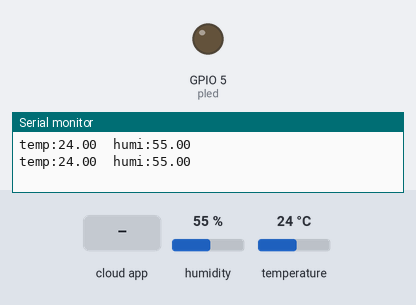
Simulated run of this sketch. Board: ESP32. Parts: output pins drawn as LEDs (lit = HIGH), the last lines printed to the serial monitor. Inputs (shaded band) come from the test bench; at power-on: humidity 55 %, temperature 24 °C. WiFi joins after 1.5 s; servers stay silent unless stated.

Above: at 2.7 s.
2.8 s: the phone or cloud app sets led to 1
At 4.7 s:
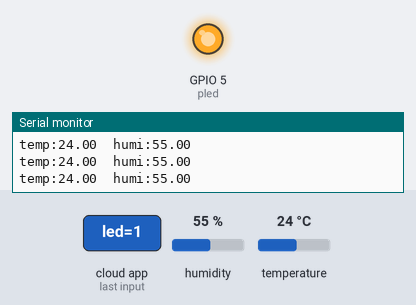
5.0 s: the phone or cloud app sets led to 0
At 6.9 s:
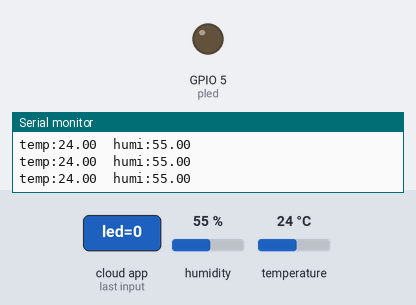
Timing chart, 0 to 8.4 s (numbered marks = the images above; inputs shaded):
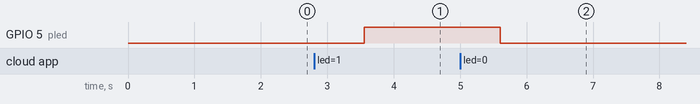

Measured:
- after the input at 2.8 s, GPIO 5 (pled): LOW → HIGH after 0.75 s
- after the input at 5.0 s, GPIO 5 (pled): HIGH → LOW after 0.61 s

The sketch:

TestApp_oct14a.ino
```cpp
#include "arduino_secrets.h"
/*
  Sketch generated by the Arduino IoT Cloud Thing "Untitled 2"
  https://create.arduino.cc/cloud/things/fd82c6be-aa19-4bf6-9e34-3d288e56f33d

  Arduino IoT Cloud Variables description

  The following variables are automatically generated and updated when changes are made to the Thing

  CloudLight led;
  CloudTemperatureSensor tempreture;
  CloudRelativeHumidity humidity;

  Variables which are marked as READ/WRITE in the Cloud Thing will also have functions
  which are called when their values are changed from the Dashboard.
  These functions are generated with the Thing and added at the end of this sketch.
*/

#include "thingProperties.h"

#include <DFRobot_DHT11.h>
DFRobot_DHT11 DHT;
#define DHT11_PIN 15


int pled = 5;
void setup() {
  // Initialize serial and wait for port to open:
  Serial.begin(9600);
  pinMode(pled,OUTPUT);
  // This delay gives the chance to wait for a Serial Monitor without blocking if none is found
  delay(1500);

  // Defined in thingProperties.h
  initProperties();

  // Connect to Arduino IoT Cloud
  ArduinoCloud.begin(ArduinoIoTPreferredConnection);

  /*
     The following function allows you to obtain more information
     related to the state of network and IoT Cloud connection and errors
     the higher number the more granular information you’ll get.
     The default is 0 (only errors).
     Maximum is 4
 */
  setDebugMessageLevel(2);
  ArduinoCloud.printDebugInfo();
}

void loop() {
  ArduinoCloud.update();
  // Your code here
  onTemperaturChange();
  onLedChange();
}


void onTemperaturChange()  {

  DHT.read(DHT11_PIN);
  Serial.print("temp:");
  tempreture = DHT.temperature;
  Serial.print(tempreture);
  Serial.print("  humi:");
  humidity = DHT.humidity;
  Serial.println(humidity);
  delay(1000);

}
/*
  Since Led is READ_WRITE variable, onLedChange() is
  executed every time a new value is received from IoT Cloud.
*/
void onLedChange()  {
  // Add your code here to act upon Led change
  if (led == 1)
  {
    digitalWrite(pled, HIGH);
  }
  else
  {
    digitalWrite(pled, LOW);
  }
}
```

arduino_secrets.h
```cpp
#define SECRET_SSID ""
#define SECRET_OPTIONAL_PASS ""
#define SECRET_DEVICE_KEY ""
```

thingProperties.h
```cpp
// Code generated by Arduino IoT Cloud, DO NOT EDIT.

#include <ArduinoIoTCloud.h>
#include <Arduino_ConnectionHandler.h>

const char DEVICE_LOGIN_NAME[]  = "9a98980c-8833-4484-9263-fd0492f71069";

const char SSID[]               = SECRET_SSID;    // Network SSID (name)
const char PASS[]               = SECRET_OPTIONAL_PASS;    // Network password (use for WPA, or use as key for WEP)
const char DEVICE_KEY[]  = SECRET_DEVICE_KEY;    // Secret device password

void onLedChange();

CloudLight led;
CloudTemperatureSensor tempreture;
CloudRelativeHumidity humidity;

void initProperties(){

  ArduinoCloud.setBoardId(DEVICE_LOGIN_NAME);
  ArduinoCloud.setSecretDeviceKey(DEVICE_KEY);
  ArduinoCloud.addProperty(led, READWRITE, ON_CHANGE, onLedChange);
  ArduinoCloud.addProperty(tempreture, READ, ON_CHANGE, NULL);
  ArduinoCloud.addProperty(humidity, READ, ON_CHANGE, NULL);

}

WiFiConnectionHandler ArduinoIoTPreferredConnection(SSID, PASS);
```
